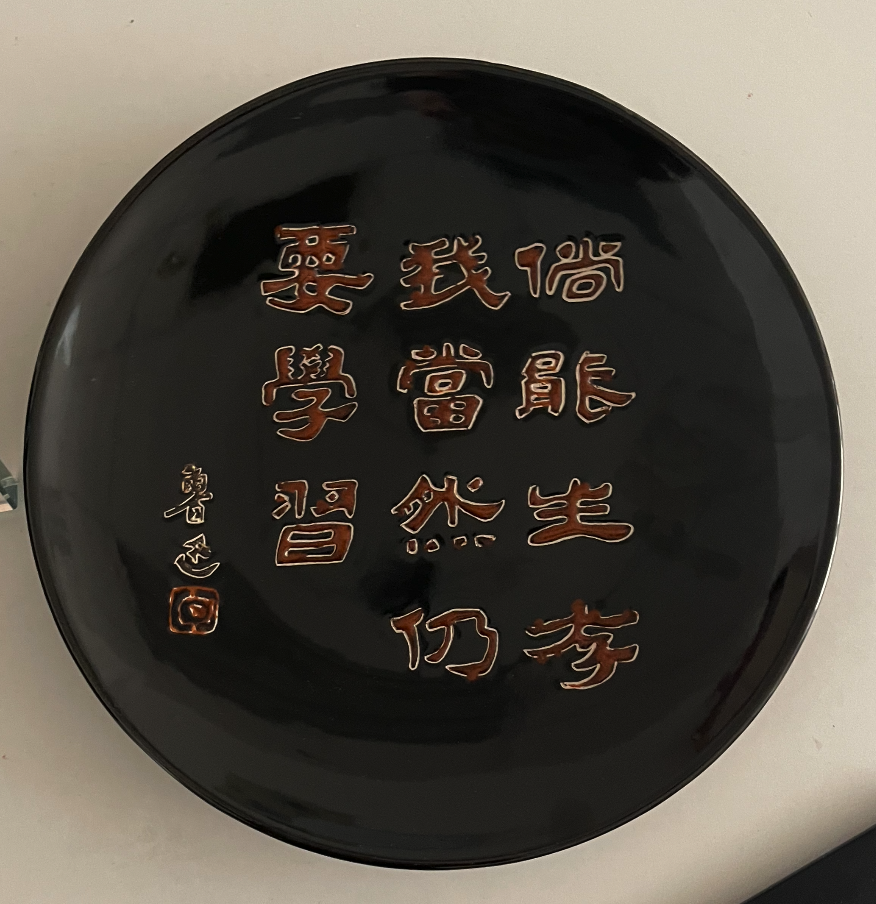
#> input picture 第6周/w6/lx.jpg, 876 x 904 px
$ python imp.py
#> lines starting #> are read from the running program, lines starting #| are printed output that depends on the picture
from PIL import Image
from PIL import ImageFilter
import numpy as np
import matplotlib.pyplot as plt


im = Image.open('lx.jpg')
#> im is the input picture: PIL image 876x904 RGBA; mean R, G, B, A 86.9, 80.9, 71.9, 255
print(im.format, im.size, im.mode)#size width, height
#| PNG (876, 904) RGBA
im.show()

array = np.asarray(im)
print(array.shape)
#| (904, 876, 4)
#print(array)

box = (10, 10, 250, 250)
region = im.crop(box)
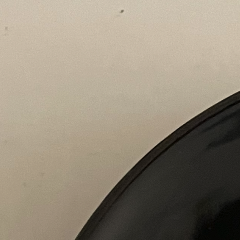
#> region: PIL image 240x240 RGBA; mean R, G, B, A 146.4, 136.6, 120.6, 255
region.show()

size = (128, 128)
resize = im.resize((128, 128))
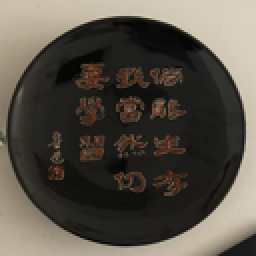
#> resize: PIL image 128x128 RGBA (shown 2 times larger); mean R, G, B, A 86.9, 80.9, 71.9, 255
resize.show()

angle = 45 #逆时针
rotate = im.rotate(angle)
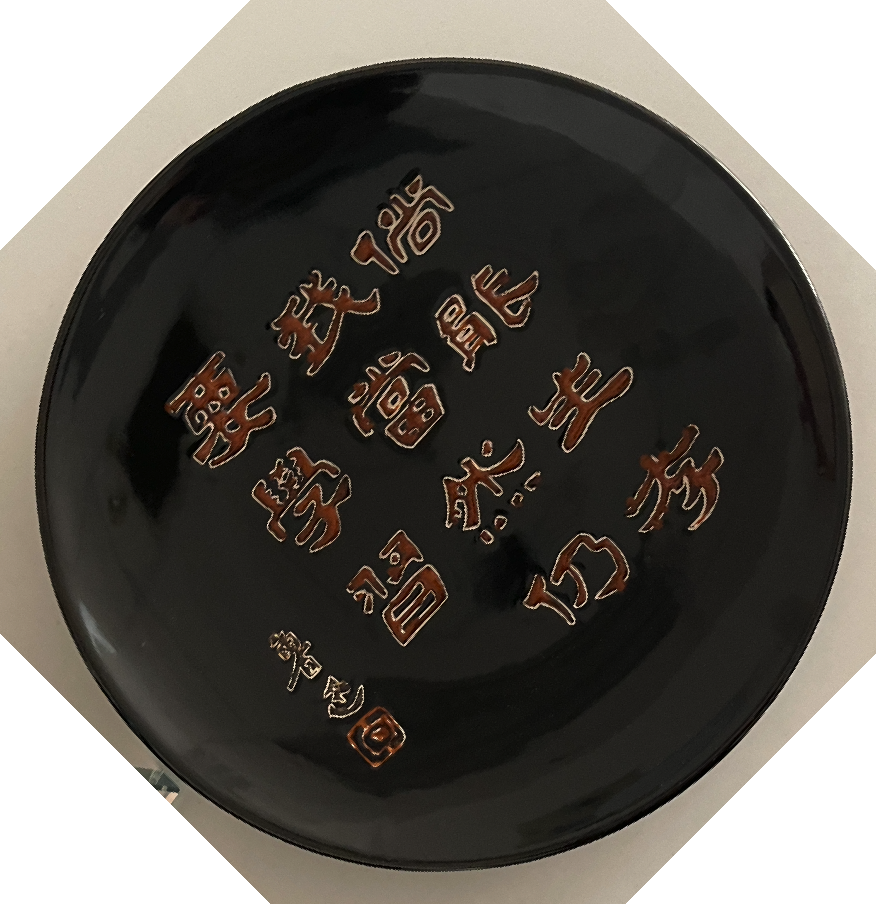
#> rotate: PIL image 876x904 RGBA; mean R, G, B, A 55.2, 51.1, 45.2, 211.2; transparent parts drawn white
rotate.show()

blur = im.filter(ImageFilter.BLUR)
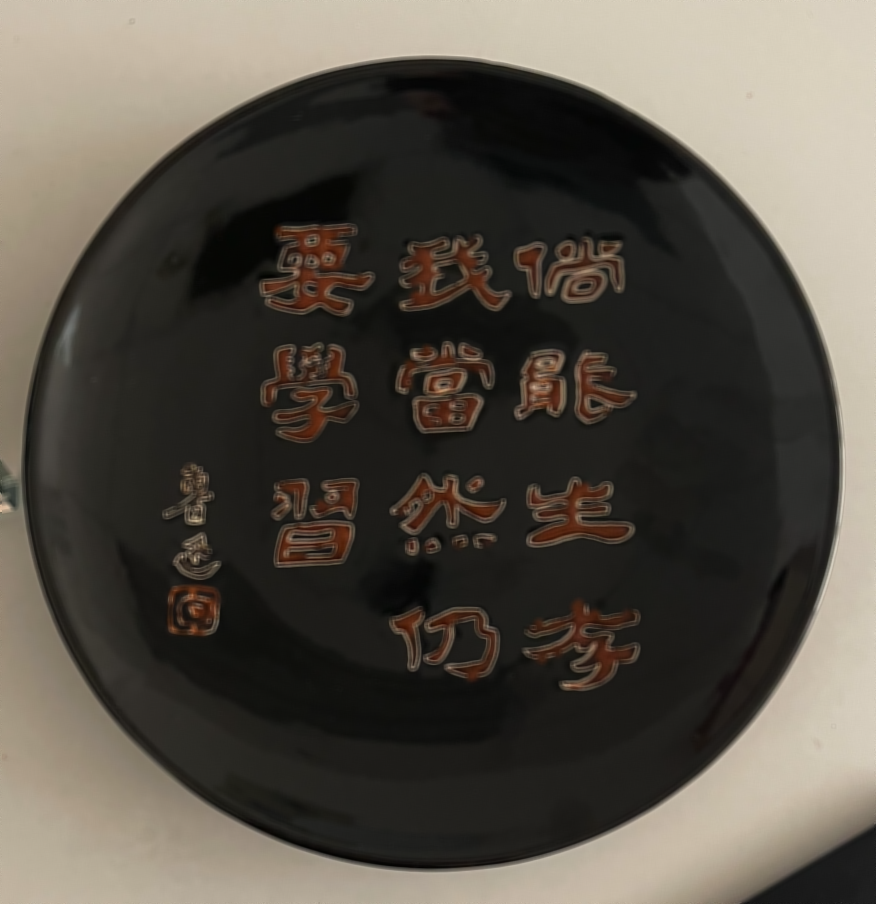
#> blur: PIL image 876x904 RGBA; mean R, G, B, A 86.9, 81, 71.9, 255
blur.show()

sharpen = im.filter(ImageFilter.SHARPEN)
sharpen.show()

eem = im.filter(ImageFilter.EDGE_ENHANCE_MORE)
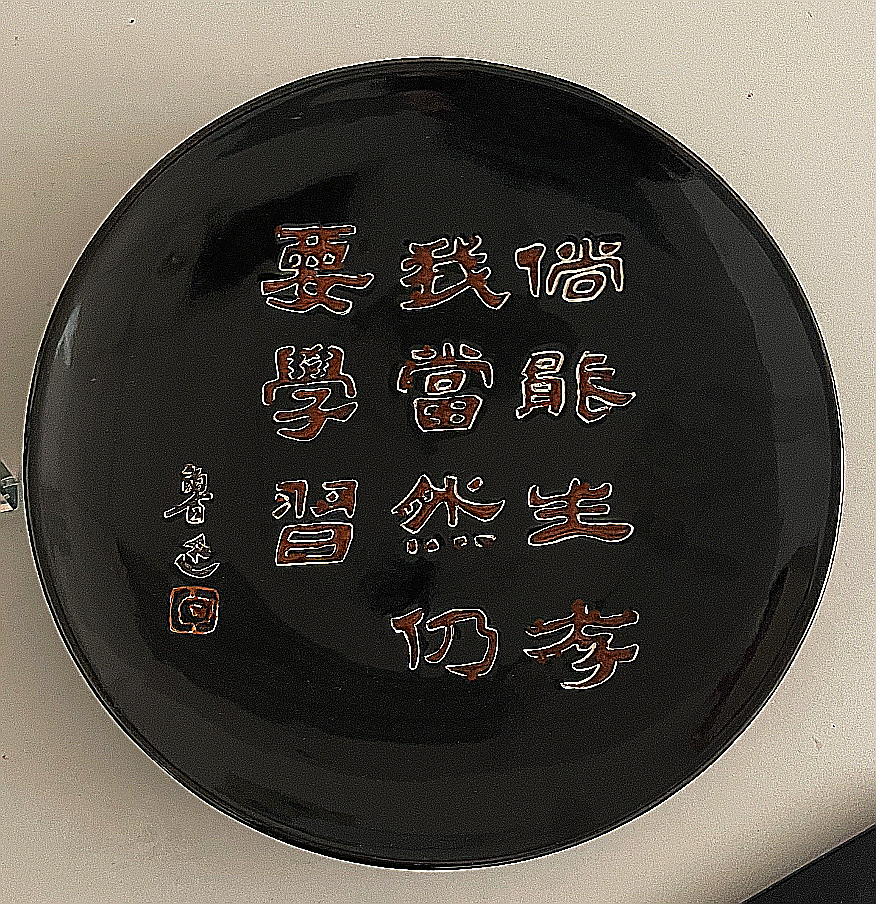
#> eem: PIL image 876x904 RGBA; mean R, G, B, A 87.8, 82.7, 74.5, 255
eem.show()

con = im.filter(ImageFilter.CONTOUR)
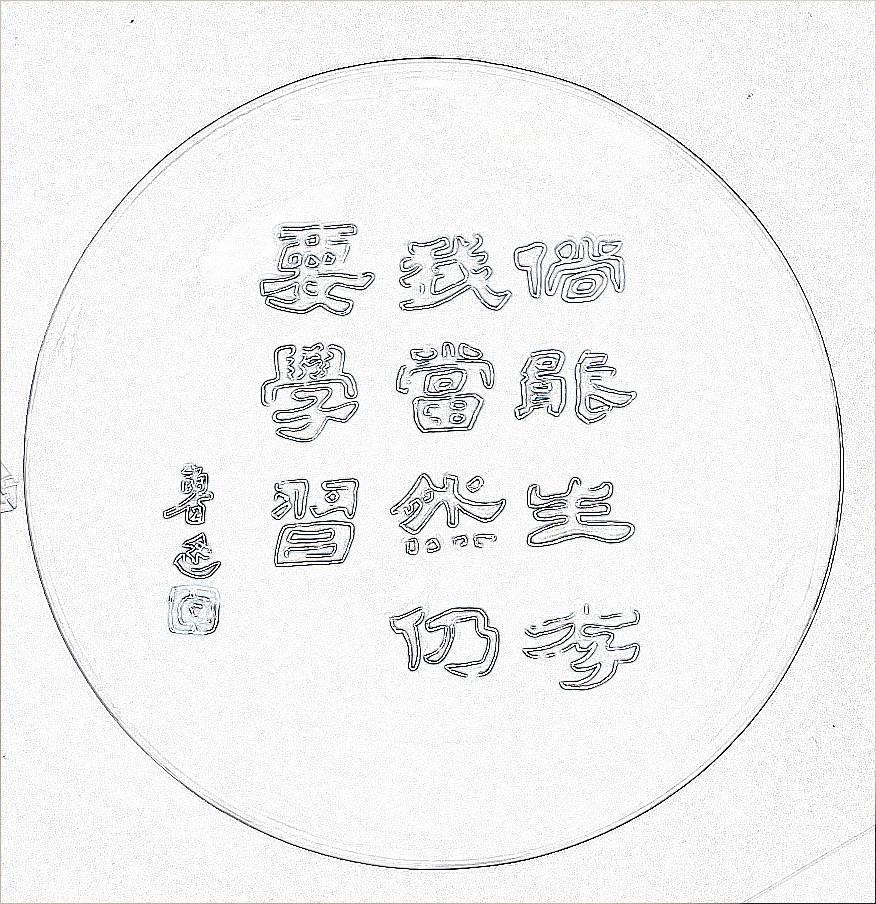
#> con: PIL image 876x904 RGBA; mean R, G, B, A 241.1, 241.4, 241.7, 255
con.show()

plt.figure()

plt.subplot(2,2,1)
plt.imshow(blur)
plt.subplot(2,2,2)
plt.imshow(sharpen)
plt.subplot(2,2,3)
plt.imshow(eem)
plt.subplot(2,2,4)
plt.imshow(con)

plt.show()

con.save('lx_contour.png')
